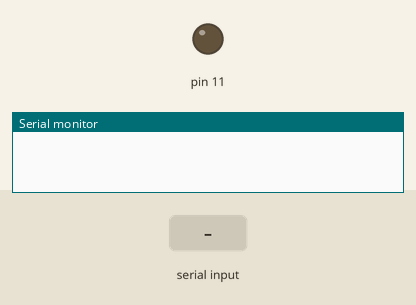
The sketch below on a simulated Arduino Uno, built with avr-gcc and run on an emulated ATmega328P. On the bench: output pins drawn as LEDs (lit = HIGH), the last lines printed to the serial monitor. The test bench sets the inputs (shaded band).

Above: at 1.2 s.
1.3 s: "F\n" received over Serial
At 2.5 s:
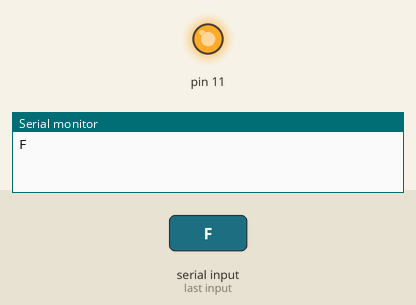
2.8 s: byte 66 ('B') received over Serial
At 3.7 s:
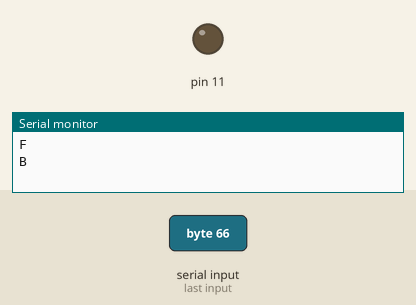
Timing chart, 0 to 5.8 s (numbered marks = the images above; inputs shaded):
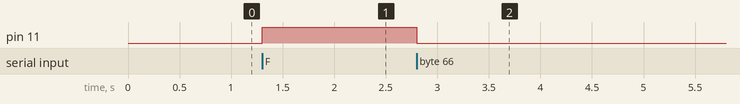

The sketch:

sketch21.ino
```cpp
// ПРОГРАМА  демонструє  процес
//дистанційного керування Arduino пристроями
//по Bluetooth – каналу
/* Bluetooh Basic: LED ON OFF - Айшкар
  Кодер - Майхох Гіріш
  Веб-сайт - http://bit.do/Avishkar
  Завантажте додаток: https://github.com/Mayoogh/Arduino-Bluetooth-Basic
  Ця програма дозволяє вам керувати світлодіодним сигналом
  на виході 11 Аrduino за допомогою модуля bluetooth
*/
char data = 0; // змінна для зберігання отриманих даних

void setup ()
{
  Serial.begin (9600); // Встановлюємо швидкість   послідовної передачі даних
  pinMode (11, OUTPUT); // Встановлює цифровий пін 11 як вихідний
}
void loop()
{
  if(Serial.available () > 0)//Якщо передавані дані  отримані:
{
 // Зчитуємо вхідні дані і зберігаємо їх у змінну для зберігання отриманих даних
  data = Serial.read ();

  Serial.print(data); // Друк значення внутрішніх даних на послідовному моніторі
  Serial.println ("\n"); // Новий рядок
  if (data == 'F') // Перевіряємо, чи значення даних дорівнює 'F'
  digitalWrite (11, HIGH); // Якщо значення 'F', то світлодіод увімкнеться
  else if (data == 'B') // Перевіряємо, чи значення даних дорівнює 'B'
  digitalWrite (11, LOW);// Якщо значення 'B', то  світлодіод вимкнеться
}
}
```

Measured:
- after the input at 1.3 s, pin 11: LOW → HIGH at once
- after the input at 2.8 s, pin 11: HIGH → LOW at once
